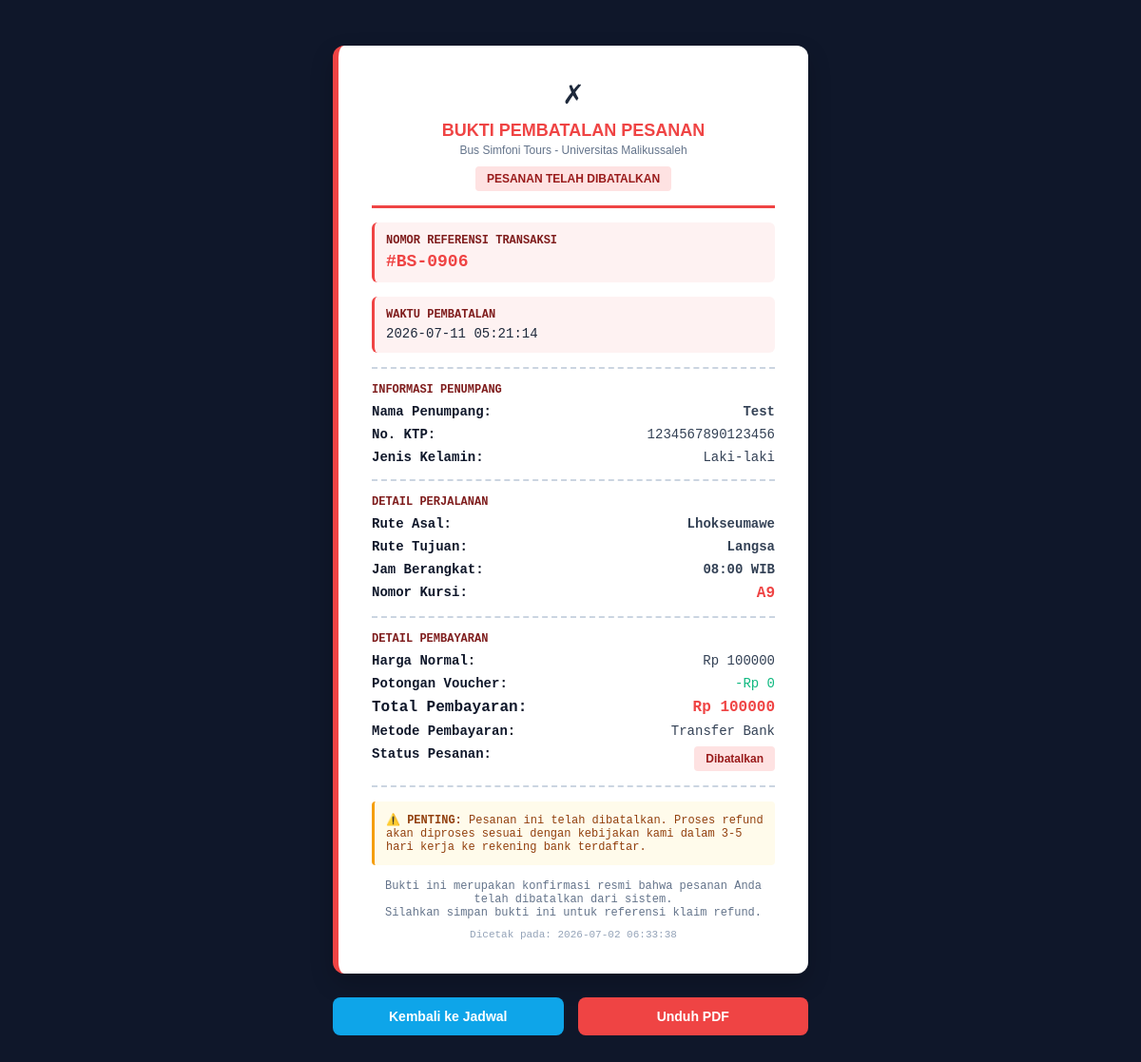
The page /bukti_pembatalan/6 (signed in) on the database its author committed.
### tables this page shows
CREATE TABLE pesanan (
                id INTEGER PRIMARY KEY AUTOINCREMENT,
                penumpang_id INTEGER,
                jadwal_id INTEGER,
                nomor_bangku TEXT,
                nama_penumpang TEXT,
                nik TEXT,
                jenis_kelamin TEXT,
                metode_bayar TEXT,
                potongan INTEGER,
                total_bayar INTEGER,
                status TEXT,
                created_at TIMESTAMP DEFAULT CURRENT_TIMESTAMP
            );

CREATE TABLE jadwal (
                id INTEGER PRIMARY KEY AUTOINCREMENT,
                asal TEXT,
                tujuan TEXT,
                jam TEXT,
                harga INTEGER
            );

### app.py (the view)
@app.route('/bukti_pembatalan/<int:pesanan_id>')
def bukti_pembatalan(pesanan_id):
    if 'user_id' not in session:
        return redirect(url_for('login'))
    with get_db_connection() as conn:
        cursor = conn.cursor()
        cursor.execute(
            """
            SELECT p.id, p.nama_penumpang, j.asal, j.tujuan, j.jam, p.total_bayar,
                   p.nomor_bangku, p.metode_bayar, p.status, p.nik,
                   p.jenis_kelamin, p.potongan, j.harga, p.created_at
            FROM pesanan p
            JOIN jadwal j ON p.jadwal_id = j.id
            WHERE p.id = ? AND p.penumpang_id = ?
            """,
            (pesanan_id, session['user_id']),
        )
        data_bukti = cursor.fetchone()
    return render_template('bukti_pembatalan.html', b=data_bukti, pembatalan_time=datetime.now().strftime('%Y-%m-%d %H:%M:%S'))

### app.py (called while the page is built)
def get_db_connection():
    conn = sqlite3.connect(DB_PATH)
    return conn

### templates/bukti_pembatalan.html (shortened to what this page needs)
<!DOCTYPE html>
<html lang="id">
<head>
</head>
<body>
    <div class="bukti-box" id="cetak-area">
        <div class="center">
            <div class="icon-check">✗</div>
            <h2 class="header-title">BUKTI PEMBATALAN PESANAN</h2>
            <p class="header-subtitle">Bus Simfoni Tours - Universitas Malikussaleh</p>
            <div style="margin-top: 10px;">
                <span class="badge-danger">PESANAN TELAH DIBATALKAN</span>
            </div>
        </div>
        <div class="garis-tebal"></div>
        <div class="info-section">
            <div class="label">Nomor Referensi Transaksi</div>
            <div style="font-size: 18px; font-weight: bold; color: #ef4444; margin-top: 5px;">#BS-090{{ b[0] }}</div>
        </div>
        <div class="info-section">
            <div class="label">Waktu Pembatalan</div>
            <div style="font-size: 14px; color: #1e293b; margin-top: 5px;">{{ pembatalan_time if pembatalan_time else 'N/A' }}</div>
        </div>
        <div class="garis"></div>
        <div style="margin: 12px 0;">
            <div class="label" style="font-size: 12px; color: #7f1d1d; text-transform: uppercase;">Informasi Penumpang</div>
            <div class="flex-row" style="margin-top: 8px;">
                <span class="label">Nama Penumpang:</span>
                <span class="value"><b>{{ b[1] }}</b></span>
            </div>
            <div class="flex-row">
                <span class="label">No. KTP:</span>
                <span class="value">{{ b[9] }}</span>
            </div>
            <div class="flex-row">
                <span class="label">Jenis Kelamin:</span>
                <span class="value">{{ b[10] }}</span>
            </div>
        </div>
        <div class="garis"></div>
        <div style="margin: 12px 0;">
            <div class="label" style="font-size: 12px; color: #7f1d1d; text-transform: uppercase;">Detail Perjalanan</div>
            <div class="flex-row" style="margin-top: 8px;">
                <span class="label">Rute Asal:</span>
                <span class="value"><b>{{ b[2] }}</b></span>
            </div>
            <div class="flex-row">
                <span class="label">Rute Tujuan:</span>
                <span class="value"><b>{{ b[3] }}</b></span>
            </div>
            <div class="flex-row">
                <span class="label">Jam Berangkat:</span>
                <span class="value"><b>{{ b[4] }}</b></span>
            </div>
            <div class="flex-row">
                <span class="label">Nomor Kursi:</span>
                <span style="color: #ef4444; font-weight: bold; font-size: 16px;">{{ b[6] }}</span>
            </div>
        </div>
        <div class="garis"></div>
        <div style="margin: 12px 0;">
            <div class="label" style="font-size: 12px; color: #7f1d1d; text-transform: uppercase;">Detail Pembayaran</div>
            <div class="flex-row" style="margin-top: 8px;">
                <span class="label">Harga Normal:</span>
                <span class="value">Rp {{ b[12] }}</span>
            </div>
            <div class="flex-row">
                <span class="label">Potongan Voucher:</span>
                <span class="value" style="color: #10b981;">-Rp {{ b[11] }}</span>
            </div>
            <div class="flex-row" style="font-size: 16px; font-weight: bold; color: #ef4444;">
                <span class="label">Total Pembayaran:</span>
                <span>Rp {{ b[5] }}</span>
            </div>
            <div class="flex-row">
                <span class="label">Metode Pembayaran:</span>
                <span class="value">{{ b[7] }}</span>
            </div>
            <div class="flex-row">
                <span class="label">Status Pesanan:</span>
                <span>
                    {% if b[8] == 'Dibatalkan' %}
                    <span class="badge-danger">{{ b[8] }}</span>
                    {% else %}
                    <span class="badge-info">{{ b[8] }}</span>
                    {% endif %}
                </span>
            </div>
        </div>
        <div class="garis"></div>
        <div class="note-box">
            ⚠️ <b>PENTING:</b> Pesanan ini telah dibatalkan. Proses refund akan diproses sesuai dengan kebijakan kami dalam 3-5 hari kerja ke rekening bank terdaftar.
        </div>
        <p class="center" style="font-size: 12px; color: #64748b; margin: 15px 0 0 0;">
            Bukti ini merupakan konfirmasi resmi bahwa pesanan Anda telah dibatalkan dari sistem.<br>
            Silahkan simpan bukti ini untuk referensi klaim refund.
        </p>
        <div class="timestamp">
            Dicetak pada: {{ b[13] if b[13] else 'N/A' }}
        </div>
    </div>
    <div class="btn-group">
        <a href="/jadwal" class="btn btn-blue">Kembali ke Jadwal</a>
        <button onclick="downloadPDF()" class="btn btn-danger">Unduh PDF</button>
    </div>
</body>
</html>

### templates/bukti_pembatalan.html (style rules this page uses)
body { font-family: 'Segoe UI', sans-serif; background: #0f172a; padding: 40px; display: flex; flex-direction: column; align-items: center; }
.bukti-box { background: white; padding: 35px; border-radius: 12px; box-shadow: 0 10px 25px rgba(0,0,0,0.2); width: 100%; max-width: 500px; color: #1e293b; font-family: 'Courier New', monospace; box-sizing: border-box; border-left: 6px solid #ef4444; }
.center { text-align: center; }
.garis { border-top: 2px dashed #cbd5e1; margin: 15px 0; }
.garis-tebal { border-top: 3px solid #ef4444; margin: 15px 0; }
.flex-row { display: flex; justify-content: space-between; margin: 8px 0; font-size: 14px; }
.label { font-weight: bold; color: #0f172a; }
.value { color: #334155; }
.badge-danger { background: #fee2e2; color: #991b1b; padding: 6px 12px; font-weight: bold; border-radius: 4px; font-family: sans-serif; font-size: 12px; display: inline-block; }
.header-title { font-size: 18px; font-weight: 800; color: #ef4444; margin: 0; font-family: sans-serif; }
.header-subtitle { font-size: 12px; color: #64748b; margin: 3px 0 0 0; font-family: sans-serif; }
.icon-check { font-size: 28px; margin-bottom: 10px; }
.info-section { margin: 15px 0; background: #fef2f2; padding: 12px; border-radius: 6px; border-left: 3px solid #ef4444; }
.info-section .label { color: #7f1d1d; font-size: 12px; text-transform: uppercase; }
.btn-group { margin-top: 25px; display: flex; gap: 15px; width: 100%; max-width: 500px; }
.btn { flex: 1; padding: 12px; text-align: center; text-decoration: none; border-radius: 8px; font-family: sans-serif; font-weight: bold; font-size: 14px; cursor: pointer; border: none; }
.btn-blue { background: #0ea5e9; color: white; }
.btn-danger { background: #ef4444; color: white; }
.timestamp { font-size: 11px; color: #94a3b8; margin-top: 10px; text-align: center; }
.note-box { background: #fffbeb; border-left: 3px solid #f59e0b; padding: 12px; margin: 15px 0; border-radius: 4px; font-size: 12px; color: #92400e; }

### rows shown on the page
pesanan: id "6", nama_penumpang "Test", nik "1234567890123456", jenis_kelamin "Laki-laki", nomor_bangku "A9", potongan "0", total_bayar "100000", metode_bayar "Transfer Bank", status "Dibatalkan", created_at "2026-07-02 06:33:38"
jadwal: asal "Lhokseumawe", tujuan "Langsa", jam "08:00 WIB", harga "100000"
